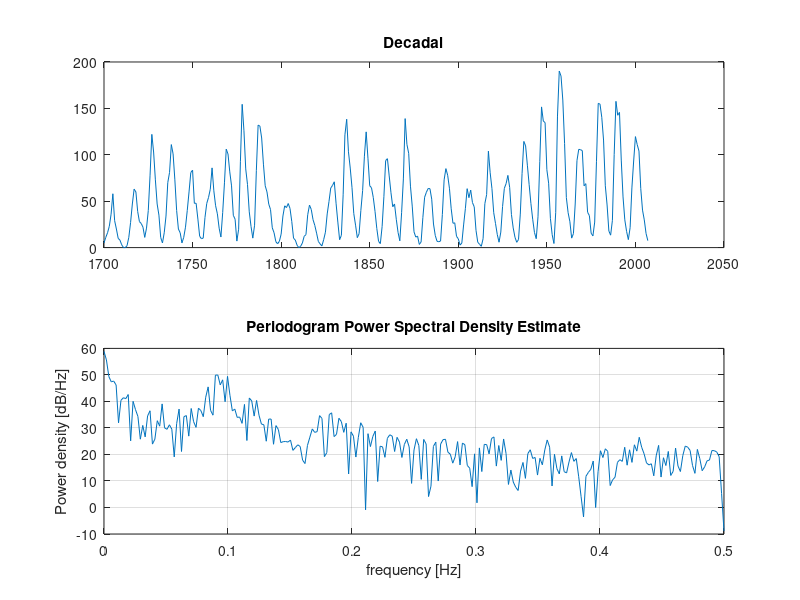

Reproduce this figure in MATLAB. (Note: this script raises an error after producing the figure.)
data = [1700   5
1701  11
1702  16
1703  23
1704  36
1705  58
1706  29
1707  20
1708  10
1709   8
1710   3
1711   0
1712   0
1713   2
1714  11
1715  27
1716  47
1717  63
1718  60
1719  39
1720  28
1721  26
1722  22
1723  11
1724  21
1725  40
1726  78
1727 122
1728 103
1729  73
1730  47
1731  35
1732  11
1733   5
1734  16
1735  34
1736  70
1737  81
1738 111
1739 101
1740  73
1741  40
1742  20
1743  16
1744   5
1745  11
1746  22
1747  40
1748  60
1749  80.9
1750  83.4
1751  47.7
1752  47.8
1753  30.7
1754  12.2
1755   9.6
1756  10.2
1757  32.4
1758  47.6
1759  54.0
1760  62.9
1761  85.9
1762  61.2
1763  45.1
1764  36.4
1765  20.9
1766  11.4
1767  37.8
1768  69.8
1769 106.1
1770 100.8
1771  81.6
1772  66.5
1773  34.8
1774  30.6
1775   7.0
1776  19.8
1777  92.5
1778 154.4
1779 125.9
1780  84.8
1781  68.1
1782  38.5
1783  22.8
1784  10.2
1785  24.1
1786  82.9
1787 132.0
1788 130.9
1789 118.1
1790  89.9
1791  66.6
1792  60.0
1793  46.9
1794  41.0
1795  21.3
1796  16.0
1797   6.4
1798   4.1
1799   6.8
1800  14.5
1801  34.0
1802  45.0
1803  43.1
1804  47.5
1805  42.2
1806  28.1
1807  10.1
1808   8.1
1809   2.5
1810   0.0
1811   1.4
1812   5.0
1813  12.2
1814  13.9
1815  35.4
1816  45.8
1817  41.1
1818  30.1
1819  23.9
1820  15.6
1821   6.6
1822   4.0
1823   1.8
1824   8.5
1825  16.6
1826  36.3
1827  49.6
1828  64.2
1829  67.0
1830  70.9
1831  47.8
1832  27.5
1833   8.5
1834  13.2
1835  56.9
1836 121.5
1837 138.3
1838 103.2
1839  85.7
1840  64.6
1841  36.7
1842  24.2
1843  10.7
1844  15.0
1845  40.1
1846  61.5
1847  98.5
1848 124.7
1849  96.3
1850  66.6
1851  64.5
1852  54.1
1853  39.0
1854  20.6
1855   6.7
1856   4.3
1857  22.7
1858  54.8
1859  93.8
1860  95.8
1861  77.2
1862  59.1
1863  44.0
1864  47.0
1865  30.5
1866  16.3
1867   7.3
1868  37.6
1869  74.0
1870 139.0
1871 111.2
1872 101.6
1873  66.2
1874  44.7
1875  17.0
1876  11.3
1877  12.4
1878   3.4
1879   6.0
1880  32.3
1881  54.3
1882  59.7
1883  63.7
1884  63.5
1885  52.2
1886  25.4
1887  13.1
1888   6.8
1889   6.3
1890   7.1
1891  35.6
1892  73.0
1893  85.1
1894  78.0
1895  64.0
1896  41.8
1897  26.2
1898  26.7
1899  12.1
1900   9.5
1901   2.7
1902   5.0
1903  24.4
1904  42.0
1905  63.5
1906  53.8
1907  62.0
1908  48.5
1909  43.9
1910  18.6
1911   5.7
1912   3.6
1913   1.4
1914   9.6
1915  47.4
1916  57.1
1917 103.9
1918  80.6
1919  63.6
1920  37.6
1921  26.1
1922  14.2
1923   5.8
1924  16.7
1925  44.3
1926  63.9
1927  69.0
1928  77.8
1929  64.9
1930  35.7
1931  21.2
1932  11.1
1933   5.7
1934   8.7
1935  36.1
1936  79.7
1937 114.4
1938 109.6
1939  88.8
1940  67.8
1941  47.5
1942  30.6
1943  16.3
1944   9.6
1945  33.2
1946  92.6
1947 151.6
1948 136.3
1949 134.7
1950  83.9
1951  69.4
1952  31.5
1953  13.9
1954   4.4
1955  38.0
1956 141.7
1957 190.2
1958 184.8
1959 159.0
1960 112.3
1961  53.9
1962  37.6
1963  27.9
1964  10.2
1965  15.1
1966  47.0
1967  93.8
1968 105.9
1969 105.5
1970 104.5
1971  66.6
1972  68.9
1973  38.0
1974  34.5
1975  15.5
1976  12.6
1977  27.5
1978  92.5
1979 155.4
1980 154.6
1981 140.4
1982 115.9
1983  66.6
1984  45.9
1985  17.9
1986  13.4
1987  29.4
1988 100.2
1989 157.6
1990 142.6
1991 145.7
1992  94.3
1993  54.6
1994  29.9
1995  17.5
1996   8.6
1997  21.5
1998  64.3
1999  93.3
2000 119.6
2001 111.0
2002 104.0
2003  63.7
2004  40.4
2005  29.8
2006  15.2
2007   7.5];

% data = [11405    37.4    20.7
% 11395    57.1    20.1
% 11385      89    32.1
% 11375    92.5    34.5
% 11365    75.2    29.9
% 11355    60.6    23.2
% 11345    43.3    20.1
% 11335    37.7    16.5
% 11325    57.1    20.3
% 11315    71.8    29.5
% 11305    51.9    21.4
% 11295    42.3    21.1
% 11285    54.8    29.6
% 11275      65    23.7
% 11265    50.3    19.5
% 11255    38.1    16.6
% 11245    36.4    16.8
% 11235    28.4    14.1
% 11225    23.4    13.1
% 11215      25    13.4
% 11205    20.3    11.2
% 11195    14.5    11.6
% 11185    12.3      12
% 11175     7.2    10.2
% 11165     3.2      10
% 11155     6.5    10.3
% 11145    12.6    11.5
% 11135    15.8    10.7
% 11125    16.2    11.4
% 11115    16.1    11.1
% 11105    16.9    10.9
% 11095    16.6    11.7
% 11085    15.3    12.1
% 11075    12.4    10.9
% 11065     8.5    10.2
% 11055     7.9    10.5
% 11045     8.9    10.5
% 11035      14    10.7
% 11025    26.7    15.7
% 11015    32.5    15.9
% 11005    25.8    15.4
% 10995    21.9    13.2
% 10985    23.9    15.8
% 10975    31.8    15.4
% 10965    43.6    17.7
% 10955      57    19.9
% 10945    81.1    25.9
% 10935   105.8    25.9
% 10925    93.8    22.4
% 10915    77.6    24.9
% 10905    70.4    23.8
% 10895    67.2    21.9
% 10885      64    19.3
% 10875    57.1    17.1
% 10865    49.2    14.7
% 10855    44.5    13.6
% 10845    45.3    15.3
% 10835    58.7    20.2
% 10825    76.2    26.8
% 10815    73.1    24.1
% 10805    64.3      21
% 10795    59.5    19.4
% 10785    54.9    17.6
% 10775    53.3    20.3
% 10765    48.6    18.8
% 10755      40    19.6
% 10745    32.8    15.2
% 10735    30.7    12.9
% 10725    38.4    16.2
% 10715    49.3    21.1
% 10705    44.3    18.4
% 10695    29.7    13.1
% 10685    23.6      12
% 10675    24.4    12.3
% 10665    34.1      14
% 10655    43.9    16.5
% 10645    32.9    13.3
% 10635    23.9    12.1
% 10625    36.7    13.4
% 10615    57.6    18.8
% 10605      59    24.8
% 10595    45.2    22.3
% 10585    35.1    13.6
% 10575    30.6    13.3
% 10565    27.4    10.4
% 10555    24.2    11.8
% 10545    27.1    13.3
% 10535    34.9    15.9
% 10525    42.2    21.7
% 10515    41.4    16.2
% 10505      32    12.5
% 10495    25.4      13
% 10485    22.7    12.1
% 10475    22.8      12
% 10465    29.7    11.3
% 10455    44.8    13.3
% 10445    57.7    16.7
% 10435    48.5    17.2
% 10425    34.6    13.1
% 10415    32.8    13.4
% 10405    30.9    13.5
% 10395    28.8    14.3
% 10385    31.8    12.6
% 10375      33    14.2
% 10365    29.6    15.2
% 10355    35.3    12.1
% 10345    49.9    17.9
% 10335    52.7    19.3
% 10325    52.8    18.5
% 10315      59    22.5
% 10305    64.3    20.6
% 10295    61.9    17.8
% 10285    50.5    16.3
% 10275    47.2    16.8
% 10265    49.5    15.3
% 10255    42.6    13.1
% 10245    26.1    12.6
% 10235    15.6     9.5
% 10225    11.5     9.1
% 10215     8.7    10.1
% 10205    10.3     9.1
% 10195    10.4     9.9
% 10185     7.5    10.7
% 10175     8.9    10.8
% 10165       9    11.3
% 10155     4.8     9.2
% 10145     5.7     9.5
% 10135    13.7    11.5
% 10125      16    13.4
% 10115     8.7    11.8
% 10105     6.6      13
% 10095    17.4    11.5
% 10085      32    17.7
% 10075      36    16.6
% 10065    37.1    14.6
% 10055    44.4      19
% 10045    42.5    16.4
% 10035    33.2    14.9
% 10025    33.8    14.5
% 10015      37    14.1
% 10005    42.9    14.9
%  9995    61.3    21.2
%  9985    67.8    20.8
%  9975    53.7    23.6
%  9965    45.9    22.3
%  9955      46    17.8
%  9945    50.6    19.9
%  9935    51.3    17.7
%  9925      37    14.7
%  9915    23.6    11.6
%  9905    22.3    11.8
%  9895      23    11.7
%  9885    26.2    11.9
%  9875    28.8    10.9
%  9865      27      15
%  9855    36.8    14.1
%  9845    50.1    14.4
%  9835    46.3    16.8
%  9825    39.7    17.4
%  9815    47.4    14.9
%  9805    58.9    21.1
%  9795    53.9    15.8
%  9785    44.5      17
%  9775      42    21.3
%  9765    44.4    18.1
%  9755    47.3    18.1
%  9745      49    18.7
%  9735    50.9    23.2
%  9725    52.1    20.5
%  9715    48.2    19.5
%  9705    39.9    15.6
%  9695    34.4    13.6
%  9685    33.8    15.1
%  9675    35.9    16.1
%  9665    39.8    17.3
%  9655    48.7      17
%  9645    57.3    19.6
%  9635    51.7    18.4
%  9625    48.1    18.7
%  9615    51.9    16.6
%  9605    48.7    14.8
%  9595    48.9    16.7
%  9585    57.2    18.7
%  9575      61    14.6
%  9565    49.3    14.3
%  9555    27.8    13.3
%  9545    13.2    16.3
%  9535     5.5    17.2
%  9525     4.5     9.9
%  9515    12.8    11.8
%  9505    17.7    14.8
%  9495    12.8    15.9
%  9485     8.1    11.7
%  9475     3.1    11.4
%  9465     3.6    10.1
%  9455    16.3    11.5
%  9445    23.2    11.2
%  9435    13.3    11.2
%  9425     8.2    11.7
%  9415    10.5    13.7
%  9405     7.5    11.3
%  9395     7.4     9.6
%  9385    14.9      10
%  9375    18.3    13.8
%  9365      22    12.2
%  9355    32.3      12
%  9345    44.2    18.1
%  9335    44.2    17.2
%  9325    33.7    14.8
%  9315    31.6    14.3
%  9305    29.3    15.8
%  9295    25.2    13.7
%  9285    23.7    14.7
%  9275    20.2    13.1
%  9265    16.5    10.2
%  9255      14    10.3
%  9245      12      10
%  9235    14.9    10.5
%  9225    26.6    11.6
%  9215    36.7    14.4
%  9205      35    13.6
%  9195    30.8    12.4
%  9185      38    15.7
%  9175    63.5    21.2
%  9165    76.1    19.8
%  9155    56.4    15.2
%  9145      39    18.2
%  9135    25.1    11.7
%  9125    21.1    10.8
%  9115    31.7    12.5
%  9105    42.7    13.7
%  9095    37.9    11.8
%  9085    31.3    13.3
%  9075    33.5    14.3
%  9065    38.8    18.8
%  9055      50    16.4
%  9045    53.6    19.7
%  9035    34.6    13.2
%  9025    19.5     9.5
%  9015    12.6    10.5
%  9005     7.5     8.5
%  8995     5.4      10
%  8985     4.9     8.9
%  8975     7.6     8.4
%  8965    13.5     8.3
%  8955    17.6     9.5
%  8945    19.2    12.2
%  8935    20.3    12.3
%  8925      29     9.2
%  8915    39.9    14.8
%  8905    34.3    12.5
%  8895    31.6    12.7
%  8885    44.7    14.8
%  8875    47.5    12.7
%  8865      36    13.1
%  8855    30.9    12.1
%  8845      38    14.9
%  8835    63.2      16
%  8825    81.8    16.8
%  8815    66.3      19
%  8805    59.3    14.1
%  8795      58    18.7
%  8785    46.2    14.7
%  8775    37.2    15.3
%  8765    38.2    13.3
%  8755    42.5    13.4
%  8745    49.2    14.2
%  8735    55.5    18.7
%  8725    53.7      14
%  8715    50.3    12.7
%  8705    48.2    17.1
%  8695    47.2    15.3
%  8685    53.1      14
%  8675    65.4    17.2
%  8665    69.8    21.4
%  8655    57.4    20.8
%  8645      44    15.7
%  8635      40      13
%  8625    45.9      14
%  8615    48.2    15.9
%  8605    35.3    13.6
%  8595    22.4    11.4
%  8585    23.1    13.4
%  8575    34.3    11.4
%  8565      42    11.6
%  8555      38    10.9
%  8545    30.4    11.4
%  8535    30.6      13
%  8525    34.4    11.3
%  8515    35.7    10.7
%  8505    44.2      12
%  8495    53.7    14.2
%  8485    51.1    13.7
%  8475    49.3    13.4
%  8465    48.1    13.1
%  8455      41    13.1
%  8445    40.1      12
%  8435    41.5      12
%  8425    33.5     9.9
%  8415    23.9     9.4
%  8405    19.6     9.7
%  8395    17.3     9.6
%  8385    14.9     8.4
%  8375    14.6    10.1
%  8365    15.3     8.7
%  8355      15       9
%  8345      13       9
%  8335    10.8     8.5
%  8325    12.2       9
%  8315      18     9.1
%  8305    22.5     8.7
%  8295    21.9     9.7
%  8285    20.8     8.9
%  8275    27.7    10.8
%  8265    41.1    14.2
%  8255      46    14.6
%  8245    47.3      11
%  8235    54.3    13.1
%  8225    51.3    11.3
%  8215    40.9    12.1
%  8205    34.7    11.2
%  8195    28.6      11
%  8185    19.6    11.6
%  8175    12.2     8.9
%  8165     9.6       8
%  8155    11.8     9.1
%  8145    19.7    11.8
%  8135    28.5     9.9
%  8125    28.4    10.7
%  8115    18.2    10.1
%  8105    15.4     9.2
%  8095    34.9    12.3
%  8085    61.2    17.8
%  8075    61.7    16.1
%  8065    47.9    15.8
%  8055    39.3      14
%  8045    33.1    10.2
%  8035    25.8    11.9
%  8025    21.8    10.6
%  8015    20.1     9.8
%  8005    22.6      10
%  7995    31.7    11.2
%  7985    32.4     9.7
%  7975    22.2     9.7
%  7965    17.7     8.7
%  7955    17.2     7.8
%  7945    12.5     8.7
%  7935     6.1     8.6
%  7925     5.1     7.8
%  7915    11.3     8.6
%  7905    28.1     9.5
%  7895    48.4    12.5
%  7885    44.6    13.4
%  7875    26.5     9.9
%  7865      21     7.9
%  7855    22.9     8.8
%  7845    22.3     8.8
%  7835    20.5       9
%  7825      22     8.5
%  7815    28.2       9
%  7805    30.8     9.3
%  7795    21.2     9.3
%  7785    17.9     8.5
%  7775      27     9.8
%  7765    28.7    10.9
%  7755    21.7    10.3
%  7745    20.5     9.5
%  7735    22.7     9.9
%  7725    25.1    10.4
%  7715    28.8     9.6
%  7705    30.9       9
%  7695    26.4     9.9
%  7685    17.6      11
%  7675     9.7     8.4
%  7665     6.7     7.5
%  7655     9.5    10.5
%  7645    16.7     9.8
%  7635    23.5     9.4
%  7625    21.8    10.2
%  7615    15.7     8.3
%  7605    16.4     8.1
%  7595    17.1     8.2
%  7585    10.5     8.1
%  7575     2.7     7.8
%  7565    -2.3     7.4
%  7555     0.1     7.5
%  7545    12.6     7.7
%  7535    28.3     8.5
%  7525    29.9     8.8
%  7515    17.2     7.7
%  7505    11.6       8
%  7495    14.6     8.3
%  7485    15.7     8.5
%  7475    14.5       8
%  7465    14.9     7.4
%  7455    19.2     7.9
%  7445    19.6     7.5
%  7435     6.2     7.1
%  7425    -6.4     6.9
%  7415    -7.4       7
%  7405     0.7     7.3
%  7395    12.2     7.7
%  7385    16.3     7.6
%  7375    11.3     7.4
%  7365    11.2     7.8
%  7355    21.4       8
%  7345    26.1     8.2
%  7335    18.7     7.6
%  7325    11.8     6.8
%  7315     9.5     7.1
%  7305    12.2     7.8
%  7295    15.9     7.6
%  7285    16.7     8.1
%  7275      13     7.8
%  7265     7.4     7.2
%  7255       3     7.5
%  7245     1.5     7.5
%  7235     4.5     7.5
%  7225     8.5     8.2
%  7215     7.8     8.9
%  7205     7.1       8
%  7195    10.8       8
%  7185    13.4     8.7
%  7175    13.5     8.9
%  7165     8.2     8.2
%  7155       1     7.6
%  7145     2.9     7.2
%  7135    13.9     7.6
%  7125    28.3     8.4
%  7115    37.4     9.2
%  7105    30.5     8.5
%  7095    18.2     7.3
%  7085    18.1     8.6
%  7075    27.1     8.4
%  7065    34.2     8.1
%  7055    36.4     8.1
%  7045    34.6     8.5
%  7035    28.6     8.9
%  7025    21.8     8.1
%  7015    18.2     7.6
%  7005    16.1       8
%  6995    15.2     7.8
%  6985    16.7     8.1
%  6975    20.4     8.4
%  6965    24.3     8.5
%  6955    23.4     8.2
%  6945    20.7     7.8
%  6935    22.7     7.9
%  6925    26.9     8.1
%  6915    27.2     7.8
%  6905    23.6     7.6
%  6895    19.5     7.5
%  6885    18.9     8.3
%  6875    20.6     7.5
%  6865    18.5     7.3
%  6855    15.7     7.7
%  6845    20.6     7.7
%  6835    32.6     8.3
%  6825      45     8.9
%  6815    41.2     9.5
%  6805    23.6     9.5
%  6795    15.3     8.1
%  6785      19       8
%  6775    29.4     8.5
%  6765    30.8    12.9
%  6755    21.3    11.2
%  6745    17.9     9.1
%  6735    15.1     8.8
%  6725     9.4     9.5
%  6715    12.9     8.6
%  6705    28.1     9.4
%  6695    37.1    11.3
%  6685    29.1     8.9
%  6675    18.6     7.3
%  6665    13.6       8
%  6655    14.5     8.1
%  6645    14.6     7.8
%  6635    12.4     8.1
%  6625    13.5     7.9
%  6615    17.6       8
%  6605      22     8.4
%  6595    27.9     8.9
%  6585    33.6     8.9
%  6575    30.4     8.4
%  6565    24.9     8.2
%  6555    24.5       8
%  6545    25.2     8.2
%  6535    26.6     8.4
%  6525    30.9     9.3
%  6515    33.5     8.5
%  6505    27.3     8.4
%  6495    20.2     9.7
%  6485    20.2     8.9
%  6475    23.6     8.2
%  6465    26.6     9.6
%  6455    24.3     8.6
%  6445    19.6    10.1
%  6435    23.3     8.5
%  6425    29.1     8.6
%  6415      21     9.1
%  6405     9.6       8
%  6395     8.1     8.3
%  6385    14.7     7.9
%  6375    27.7     8.5
%  6365    35.4    11.4
%  6355      29     9.2
%  6345    26.5     9.6
%  6335    32.7     9.2
%  6325    32.6    10.7
%  6315    22.4     9.7
%  6305    13.5       9
%  6295     7.5     8.7
%  6285       2     7.5
%  6275    -0.5     8.1
%  6265     2.6       8
%  6255    10.7     8.1
%  6245    20.6     9.4
%  6235    29.5    11.2
%  6225      34    11.1
%  6215    27.7     9.3
%  6205    16.3     9.8
%  6195    12.5     8.3
%  6185    10.5     8.6
%  6175     2.1     7.8
%  6165     0.1     7.4
%  6155    13.6       8
%  6145    31.6     9.9
%  6135    39.7    10.7
%  6125    31.9     8.6
%  6115    19.8       8
%  6105    17.5     9.7
%  6095    20.4     9.3
%  6085      27     9.2
%  6075    38.7    10.1
%  6065    40.1       8
%  6055    36.9     8.3
%  6045    41.6     9.5
%  6035    43.1    10.3
%  6025    42.3    11.4
%  6015    43.1    10.4
%  6005    31.5    10.8
%  5995    14.6       9
%  5985    13.1     7.9
%  5975    26.9    10.5
%  5965    37.8    12.7
%  5955    32.1     9.7
%  5945    23.2     9.5
%  5935    17.3    10.9
%  5925    12.1     8.4
%  5915     7.9     9.1
%  5905     5.8     8.6
%  5895     4.9     7.8
%  5885     5.9     8.9
%  5875     9.4     7.8
%  5865    11.6     8.2
%  5855    12.1     7.7
%  5845      15     7.8
%  5835    23.8       8
%  5825    33.8     9.2
%  5815    38.3       8
%  5805    41.1    11.5
%  5795      44    11.7
%  5785    44.7     9.8
%  5775    41.1    11.6
%  5765    33.4     8.1
%  5755    23.9     9.7
%  5745    17.8     9.3
%  5735    17.1     8.3
%  5725    17.6     8.3
%  5715    18.1     8.8
%  5705    20.9     8.7
%  5695    25.9     7.5
%  5685    30.6     9.8
%  5675    31.6     9.5
%  5665    24.6     9.4
%  5655    16.7     8.9
%  5645    17.3     9.6
%  5635    23.8     9.7
%  5625    26.9     9.5
%  5615    21.4     7.9
%  5605      12     7.7
%  5595     2.3     7.9
%  5585    -4.4       7
%  5575    -4.7     7.3
%  5565     0.9     8.5
%  5555     9.1     8.2
%  5545    16.8     7.5
%  5535    23.6     9.4
%  5525      28     8.2
%  5515    33.4     9.3
%  5505    38.3    11.3
%  5495    31.1      11
%  5485    19.6     8.3
%  5475    12.9     8.6
%  5465       9     8.1
%  5455     5.5     7.6
%  5445     3.1     7.8
%  5435     6.5       7
%  5425    16.4     8.1
%  5415    26.8     8.5
%  5405    31.1     9.2
%  5395    33.1     8.5
%  5385    39.9     8.4
%  5375    47.1    12.2
%  5365    50.4    12.6
%  5355    53.2    16.4
%  5345    48.3    10.1
%  5335    30.1    10.1
%  5325    13.2     9.9
%  5315     5.6     7.5
%  5305     3.2     7.7
%  5295     2.3     7.5
%  5285     2.7     8.9
%  5275     4.8     8.2
%  5265     7.7     8.1
%  5255    10.5     7.8
%  5245    13.9     7.6
%  5235    17.1     7.9
%  5225    18.3     8.2
%  5215    17.3     8.5
%  5205    19.2     8.2
%  5195      28     9.1
%  5185    37.6      10
%  5175    44.5    10.1
%  5165    52.6      11
%  5155    53.4    11.2
%  5145    43.8    10.3
%  5135    35.4    10.1
%  5125    33.8     9.3
%  5115    44.8      10
%  5105    62.2    11.9
%  5095    61.8     9.1
%  5085    50.2    11.2
%  5075    43.5    12.4
%  5065    38.8    10.4
%  5055    30.1     8.3
%  5045      21     9.3
%  5035    19.3     8.5
%  5025    27.2     9.4
%  5015    40.4    10.2
%  5005    46.4     9.9
%  4995    42.2     9.6
%  4985    34.1    10.4
%  4975    26.1     8.6
%  4965    23.3     9.2
%  4955    26.6     8.5
%  4945    34.2     9.7
%  4935    43.1     8.7
%  4925    46.7     9.5
%  4915    46.2       8
%  4905    49.9     9.4
%  4895    53.4    10.4
%  4885    46.1      12
%  4875    31.4     9.4
%  4865    21.4      10
%  4855    18.2     8.2
%  4845      14     9.6
%  4835     6.4     8.3
%  4825     1.3       8
%  4815     0.5     9.6
%  4805     2.3     7.7
%  4795     4.4     7.4
%  4785     6.8     8.1
%  4775    16.6     7.4
%  4765    36.6     7.8
%  4755    51.8    11.1
%  4745    47.8    11.1
%  4735    39.2    10.7
%  4725    37.8      11
%  4715    36.2     8.4
%  4705      31     8.9
%  4695    30.5     9.5
%  4685    37.7     8.8
%  4675    51.4      11
%  4665    54.5    11.1
%  4655    41.6     8.3
%  4645    36.2       9
%  4635    38.4     9.2
%  4625    36.5     8.1
%  4615    33.4     9.1
%  4605    39.7    10.8
%  4595    48.3     9.7
%  4585    42.7     8.7
%  4575    32.5     9.1
%  4565    34.7     9.9
%  4555    42.1     9.4
%  4545    40.4    11.3
%  4535    31.6     9.3
%  4525    22.7     7.7
%  4515    19.4     7.8
%  4505    21.9     8.8
%  4495    29.4    10.5
%  4485    40.5    10.6
%  4475    53.9    11.6
%  4465    61.6    11.2
%  4455    48.4    11.8
%  4445    34.2     9.3
%  4435    31.2     9.9
%  4425    24.1     8.5
%  4415    14.1     7.9
%  4405      14     8.2
%  4395    20.3       8
%  4385      26     8.6
%  4375    31.7    11.2
%  4365    33.1    10.7
%  4355    27.5     8.6
%  4345    27.7     8.4
%  4335    38.8     9.9
%  4325    49.4    12.2
%  4315    49.5    11.6
%  4305    42.1    11.6
%  4295    35.9      11
%  4285    37.1    10.3
%  4275    42.5     9.4
%  4265    43.9    11.1
%  4255    38.9     8.7
%  4245    31.9     8.4
%  4235      27     9.4
%  4225      27     8.7
%  4215    35.2     9.3
%  4205    49.7    10.8
%  4195    55.1    12.1
%  4185    48.7     8.9
%  4175    49.7     9.7
%  4165    47.4    11.1
%  4155    31.9     8.4
%  4145    24.5     7.7
%  4135    31.4       9
%  4125    44.2    11.5
%  4115      54     9.5
%  4105    49.1     9.7
%  4095    32.5    10.9
%  4085    22.9    10.5
%  4075    23.2     9.7
%  4065    27.3     9.3
%  4055    35.1     9.7
%  4045    46.9    10.3
%  4035    59.4    12.1
%  4025    64.9    15.2
%  4015    60.4    10.6
%  4005    54.3    10.7
%  3995    43.7    10.4
%  3985    32.3     8.7
%  3975      28     9.5
%  3965    30.4     8.7
%  3955    41.8    10.9
%  3945    54.1    11.2
%  3935    47.9      10
%  3925    39.4    10.4
%  3915    40.6    11.4
%  3905    39.7     9.5
%  3895    36.4     8.7
%  3885    36.5    10.3
%  3875    36.9      11
%  3865    37.3     9.8
%  3855    40.4     9.5
%  3845    36.6    10.8
%  3835    24.1     9.4
%  3825    17.5     7.9
%  3815    19.4     9.9
%  3805    29.4     9.1
%  3795    48.2    11.1
%  3785    54.7    13.6
%  3775    43.4    11.7
%  3765    40.2    10.2
%  3755    49.1     8.1
%  3745    58.8     9.6
%  3735      51      10
%  3725    38.8      10
%  3715    38.1    10.7
%  3705    36.6    11.8
%  3695    26.3     9.6
%  3685    21.3     9.1
%  3675    29.5    10.7
%  3665    43.2      12
%  3655    45.1    12.5
%  3645    29.7     9.2
%  3635    18.4     8.3
%  3625    22.7     7.6
%  3615    31.7     8.4
%  3605    36.2    10.4
%  3595    37.2    11.6
%  3585    33.2     9.8
%  3575    28.5    10.6
%  3565    25.5     9.8
%  3555    23.8    11.4
%  3545    26.4     8.7
%  3535    32.7      10
%  3525    39.3    10.6
%  3515    46.1    11.4
%  3505    50.6    14.9
%  3495    48.4    12.2
%  3485    36.6    10.6
%  3475    21.4     8.3
%  3465    16.1     8.9
%  3455    18.1     8.1
%  3445    19.7     7.8
%  3435    26.1     7.9
%  3425    35.5     9.1
%  3415    36.1    11.8
%  3405    31.1    10.4
%  3395    26.6     8.7
%  3385    22.5     9.1
%  3375    20.5       9
%  3365    18.2     9.2
%  3355    15.2     8.9
%  3345    14.4     8.1
%  3335    13.2     8.2
%  3325    12.2     7.7
%  3315    15.9     8.6
%  3305    23.5      10
%  3295    34.3     9.9
%  3285    42.8    10.7
%  3275      34     9.7
%  3265      23     8.7
%  3255    22.6     8.7
%  3245    24.6    10.3
%  3235    29.9     9.5
%  3225    32.8    10.1
%  3215    22.9     8.5
%  3205    17.4     7.9
%  3195    26.9     9.9
%  3185    38.8     9.7
%  3175    35.1     8.9
%  3165    25.4     9.7
%  3155    25.4     8.7
%  3145    27.7     8.1
%  3135    31.9     9.2
%  3125    39.8    10.7
%  3115    38.3    10.4
%  3105    37.5    11.3
%  3095    44.6    11.6
%  3085    38.1    11.8
%  3075    26.4    10.4
%  3065    27.4    11.9
%  3055    34.3    11.4
%  3045    39.2    11.9
%  3035    40.5    11.8
%  3025    42.3    10.5
%  3015    44.8    10.3
%  3005      41    10.8
%  2995    36.8    10.5
%  2985    39.1    11.5
%  2975    40.7    10.7
%  2965    35.6    10.2
%  2955      29    10.2
%  2945    28.7     9.5
%  2935    30.9     8.8
%  2925    29.3      10
%  2915      35    11.4
%  2905    46.1    11.1
%  2895    44.5    12.9
%  2885    36.7    12.3
%  2875    32.1     8.3
%  2865    28.5    10.1
%  2855    23.7     8.4
%  2845    21.5     8.3
%  2835    28.5    10.4
%  2825    38.4    13.9
%  2815    41.9    11.7
%  2805    42.3    10.7
%  2795    36.6    13.3
%  2785    25.1     9.4
%  2775      19     8.1
%  2765    16.2       8
%  2755     8.3     8.1
%  2745     1.6     7.4
%  2735     2.3     7.7
%  2725     3.8     7.2
%  2715    -0.8     7.5
%  2705    -3.3     7.2
%  2695     1.5       8
%  2685     7.5     8.4
%  2675      12     8.1
%  2665    16.1     8.5
%  2655    20.8     9.2
%  2645    29.7     9.8
%  2635    40.8    10.9
%  2625    39.2    10.8
%  2615    28.8     9.6
%  2605    29.4    10.2
%  2595    38.2    10.3
%  2585    44.8      11
%  2575    47.8    11.7
%  2565    51.4    13.2
%  2555    49.7    10.5
%  2545    42.8     9.2
%  2535    44.8     9.4
%  2525    52.2    10.9
%  2515    51.2    10.9
%  2505    43.4    11.8
%  2495    35.6     9.2
%  2485    33.6     9.5
%  2475    33.7    16.2
%  2465    32.4    11.9
%  2455      35      10
%  2445    38.2     8.2
%  2435    38.7    11.7
%  2425    44.3    10.5
%  2415    53.3    10.6
%  2405    54.5    12.9
%  2395    55.7    12.8
%  2385    60.6    15.1
%  2375    56.2    14.5
%  2365    36.9    11.7
%  2355    16.1     8.7
%  2345     6.6     7.6
%  2335     6.1     8.2
%  2325     8.4     8.1
%  2315     7.8       8
%  2305     3.9     8.2
%  2295       4     7.3
%  2285    10.7     7.6
%  2275    20.9     8.2
%  2265    28.8     8.5
%  2255    33.5     8.5
%  2245      41    10.4
%  2235    50.8    10.6
%  2225    54.9    11.9
%  2215    47.4     9.2
%  2205    42.1    12.2
%  2195    42.9    12.5
%  2185    38.4     9.5
%  2175    38.6     8.6
%  2165    37.3     9.1
%  2155    25.7     8.7
%  2145    23.5     8.8
%  2135    26.9     8.3
%  2125    22.8     7.9
%  2115    19.6     7.8
%  2105    22.4     8.8
%  2095    28.4     9.6
%  2085    35.5     8.7
%  2075    36.8     9.4
%  2065    33.4     9.2
%  2055    31.9     8.1
%  2045    30.9       8
%  2035      34     8.3
%  2025    40.7     8.6
%  2015    39.8    10.7
%  2005    30.1      10
%  1995      23       9
%  1985    24.3       9
%  1975    30.2    11.3
%  1965    34.6    10.3
%  1955    32.6    11.4
%  1945    28.6     9.7
%  1935    26.8     9.1
%  1925    25.1     8.8
%  1915    29.2     8.8
%  1905    32.5     8.3
%  1895    28.3     8.3
%  1885      24     9.2
%  1875    19.8     7.9
%  1865    18.7     7.7
%  1855      26     7.9
%  1845    33.8     9.1
%  1835    29.5     7.8
%  1825    18.2     8.7
%  1815    14.4     8.7
%  1805      20     7.3
%  1795    26.9     8.5
%  1785      29     8.8
%  1775    29.5       9
%  1765    34.1     9.4
%  1755    39.7     9.2
%  1745    38.3     9.5
%  1735    33.5     8.2
%  1725    29.4     8.5
%  1715    23.5     7.1
%  1705    17.4     7.1
%  1695    12.6     7.6
%  1685    14.8     7.9
%  1675    25.9     7.6
%  1665    35.3     8.9
%  1655    42.7     9.2
%  1645    47.1      10
%  1635    37.7    11.3
%  1625    28.6     9.4
%  1615    25.4     7.4
%  1605    24.5     8.2
%  1595    28.5     8.9
%  1585    34.6     7.6
%  1575    34.4     8.5
%  1565    29.4     8.4
%  1555      27     7.8
%  1545    24.6     8.3
%  1535    18.9     7.2
%  1525    12.9     7.3
%  1515    11.5     7.3
%  1505    16.6     8.1
%  1495    21.7     7.9
%  1485    23.2     8.4
%  1475    26.4     8.3
%  1465    31.4     8.5
%  1455    34.4     9.2
%  1445    37.4     8.4
%  1435    39.5     9.8
%  1425    32.5       8
%  1415    21.4     7.4
%  1405    18.9     7.5
%  1395    21.5     7.1
%  1385    23.6     8.6
%  1375    27.5     8.1
%  1365    29.7     7.9
%  1355    25.5     8.3
%  1345    21.5     9.3
%  1335      22     8.1
%  1325    23.5     7.9
%  1315    21.1     7.8
%  1305    14.4     7.6
%  1295       8     7.3
%  1285     5.6     7.1
%  1275     5.6     7.1
%  1265     5.1       8
%  1255     7.4     7.5
%  1245    11.1     7.3
%  1235    10.4     7.5
%  1225      11     7.5
%  1215    18.7     7.6
%  1205    28.7     8.7
%  1195    29.2     7.8
%  1185    18.1     7.6
%  1175     8.9     7.1
%  1165    10.5     6.9
%  1155    17.1     8.2
%  1145    19.1       8
%  1135    19.4     7.5
%  1125    21.7     7.5
%  1115    26.2     7.6
%  1105    30.4       9
%  1095    30.5     8.8
%  1085    29.3     9.7
%  1075    25.8     9.4
%  1065    16.9     7.4
%  1055     9.7     7.8
%  1045    12.8     7.3
%  1035    25.1     7.3
%  1025    34.1     9.5
%  1015    32.4      11
%  1005    29.2     9.8
%   995    27.3     8.2
%   985    24.7     7.7
%   975    20.6     6.9
%   965    16.2     8.1
%   955    14.9     8.1
%   945    14.7     7.9
%   935    10.3       7
%   925     4.4     7.2
%   915     2.7     7.6
%   905     4.7     7.4
%   895     7.9     7.3
%   885    10.6     8.5
%   875    15.7     8.1
%   865    24.4     8.8
%   855      31     8.3
%   845    30.3     8.1
%   835    24.6     7.2
%   825    25.1     9.1
%   815    35.8     9.2
%   805    36.1     9.8
%   795    21.7    10.4
%   785    17.7     8.3
%   775    21.5     9.4
%   765    22.4     8.9
%   755    23.1     8.2
%   745    21.4     7.8
%   735    16.2     9.1
%   725    16.1     8.5
%   715    19.9     8.6
%   705    20.9     7.5
%   695    18.8     7.2
%   685    15.2     7.7
%   675     9.3     7.1
%   665     2.1       7
%   655      -3     7.2
%   645    -3.4     7.5
%   635    -1.5     7.8
%   625    -0.4     8.1
%   615     5.1     7.4
%   605      16     9.2
%   595    25.3       9
%   585    30.9     9.2
%   575    27.7     9.1
%   565    15.8     7.6
%   555       7     7.1
%   545     3.2     6.8
%   535     1.9       7
%   525       0     7.8
%   515    -3.8     8.3
%   505    -5.5     7.5
%   495    -3.2       8
%   485    -0.3     8.4
%   475    -0.3     7.3
%   465    -0.8     7.9
%   455     1.5     8.1
%   445     3.7     7.8
%   435     2.3       7
%   425     0.8     7.6
%   415     3.7     7.4
%   405     9.5     8.5
%   395    14.4     8.8
%   385    17.6     8.5
%   375    20.2     9.3
%   365    24.8     9.2
%   355    30.6     8.9
%   345    30.8       9
%   335    24.1       8
%   325    16.6       8
%   315     9.8     7.6
%   305     4.8     7.2
%   295     1.4     7.1
%   285    -2.3     7.4
%   275    -5.1     7.5
%   265    -5.6     7.3
%   255    -4.2     6.8
%   245    -0.7       7
%   235     6.7     7.2
%   225    17.8     7.4
%   215    26.1     7.9
%   205    27.3     7.5
%   195    28.3     8.1
%   185    34.4     9.4
%   175    45.3     8.6
%   165    45.9     9.1
%   155    28.9     7.8
%   145    15.2     6.7
%   135      14     7.1
%   125    21.5     7.3
%   115    30.5     7.3
%   105    37.5     7.6
%    95    48.7     8.5
%    85      55    12.7
%    75      40    13.3
%    65      27     9.4
%    55    28.7     9.9
% ];

year = data(:,1);
y = data(:,2);
N = length(y);

dt = 1; % yearly sampling
fs = 1/dt;

w1 = rectwin(N);
w2 = hann(N);
w3 = hamming(N);
w4 = blackman(N);

% PLOTTING %%%%%%%%%%%%%%%%%%%%%%%%%%%%%%%%%%%%%%%%%%%%%%%%%%%%%

figure
subplot(2,1,1)
plot(year,y)
title("Decadal")

subplot(2,1,2)
periodogram(y,[],[],fs)


figure
[ah, ha, H] = krijetem(subnum(4,2));
% 
% axes(ah(1))
% periodogram(y,[],[],fs)
% legend("Original Periodogram")

axes(ah(1))
periodogram(y,w1,[],fs)
legend("Rectangular Window")

axes(ah(2))
plot(w1)

axes(ah(3))
periodogram(y,w2,[],fs)
legend("Hann Window")
ylim([-40 60])

axes(ah(4))
plot(w2)

axes(ah(5))
periodogram(y,w3,[],fs)
legend("Hamming Window")

axes(ah(6))
plot(w3)

axes(ah(7))
periodogram(y,w4,[],fs)
legend("Blackman Window")

axes(ah(8))
plot(w4)

